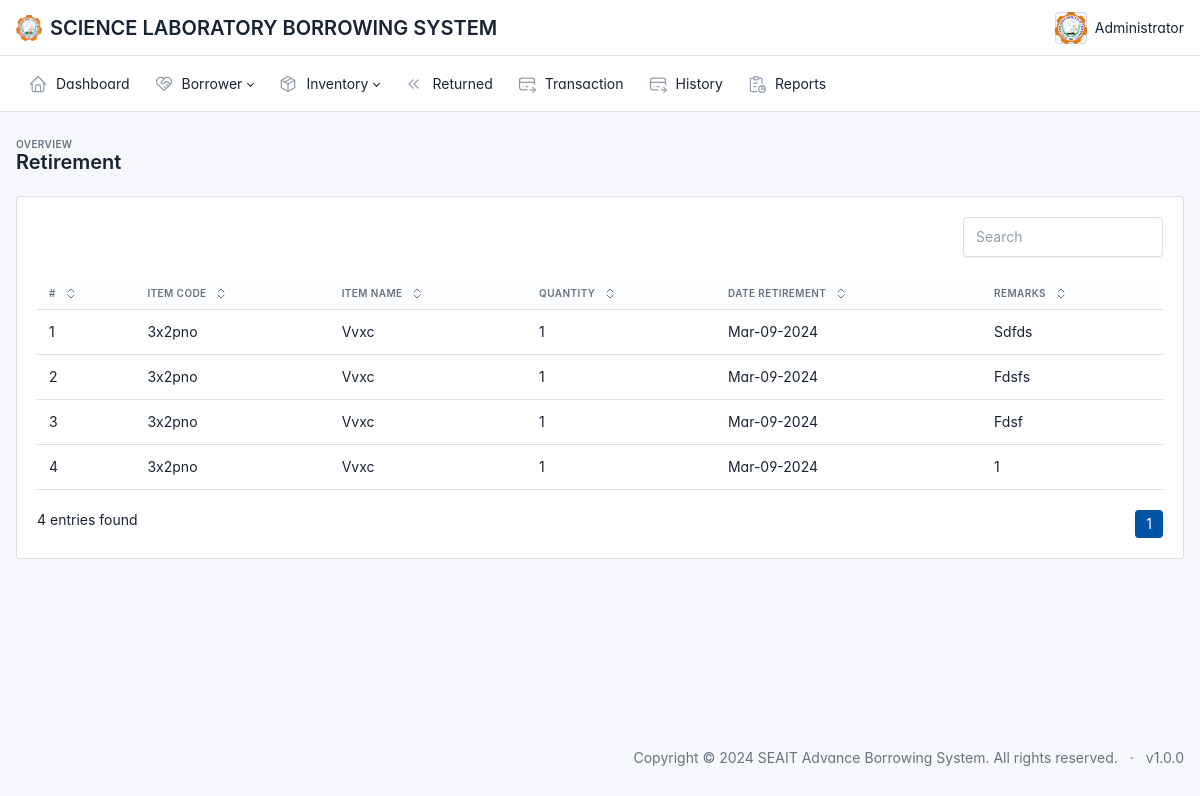
Screenshot of /admin/retirement.php (signed in) with the database file from the repository.
### tables this page shows
CREATE TABLE IF NOT EXISTS `tbl_retirement` (
  `retirement_id` int NOT NULL AUTO_INCREMENT,
  `item_code` varchar(100) NOT NULL,
  `quantity` int NOT NULL,
  `remarks` varchar(500) NOT NULL,
  `date_retirement` datetime NOT NULL DEFAULT CURRENT_TIMESTAMP,
  PRIMARY KEY (`retirement_id`),
  KEY `fk_item_code2` (`item_code`)
);

CREATE TABLE IF NOT EXISTS `tbl_item` (
  `item_code` varchar(100) NOT NULL,
  `item_name` varchar(100) NOT NULL,
  `category_id` int NOT NULL,
  `size_id` int NOT NULL,
  `quantity` int NOT NULL DEFAULT '0',
  `status` int NOT NULL,
  `description` varchar(100) NOT NULL,
  `img_path` varchar(100) NOT NULL,
  `date_created` datetime NOT NULL DEFAULT CURRENT_TIMESTAMP,
  PRIMARY KEY (`item_code`),
  KEY `fk_category_id` (`category_id`),
  KEY `fk_size_id` (`size_id`)
);

### admin/retirement.php (the view, shortened to what this page needs)
<?php include '../connection.php';
?>
<!doctype html>
<html lang="en">
<?php include '../components/head.php' ?>
<body class=" layout-fluid">
  <div class="page">
    <?php include '../components/navbaradmin.php' ?>
    <?php include '../components/sidebar.php' ?>
    <div class="page-wrapper">
      <div class="page-header d-print-none">
        <div class="container-xl">
          <div class="row g-2 align-items-center">
            <div class="col">
              <div class="page-pretitle">
                Overview
              </div>
              <h2 class="page-title">
                Retirement
              </h2>
            </div>
          </div>
        </div>
      </div>
      <div class="page-body">
        <div class="container-xl">
          <div class="card">
            <div class="card-body">
              <div id="listjs">
                <div class="d-flex align-items-center justify-content-between">
                  <div class="flex-shrink-0">
                    <input class="form-control listjs-search" id="search-input" placeholder="Search" style="max-width: 200px;" />
                  </div>
                </div>
                <br>
                <div id="table-default" class="table-responsive">
                  <table class="table" id="tables">
                    <thead>
                      <tr>
                        <th>
                          <button class="table-sort" data-sort="sort-id">
                            #
                          </button>
                        </th>
                        <th>
                          <button class="table-sort" data-sort="sort-category">
                            Item Code
                          </button>
                        </th>
                        <th>
                          <button class="table-sort" data-sort="sort-category">
                            Item Name
                          </button>
                        </th>
                        <th>
                          <button class="table-sort" data-sort="sort-category">
                            Quantity
                          </button>
                        </th>
                        <th>
                          <button class="table-sort" data-sort="sort-category">
                            Date Retirement
                          </button>
                        </th>
                        <th>
                          <button class="table-sort" data-sort="sort-category">
                            Remarks
                          </button>
                        </th>
                      </tr>
                    </thead>
                    <tbody class="table-tbody">
                      <?php
                      $sql = "SELECT
                      a.item_code,
                      b.item_name,
                      a.quantity,
                      a.remarks,
                      a.date_retirement
                  FROM
                      tbl_retirement a
                  LEFT JOIN tbl_item b ON
                      a.item_code = b.item_code
                  ORDER BY
                      a.date_retirement
                  DESC";
                      $rs = $conn->query($sql);
                      $i = 1;
                      foreach ($rs as $row) { ?>
                        <tr>
                          <td class="sort-id"><?php echo $i++ ?></td>
                          <td class="sort-category text-capitalize"><?php echo $row['item_code'] ?></td>
                          <td class="sort-category text-capitalize"><?php echo $row['item_name'] ?></td>
                          <td class="sort-category text-capitalize"><?php echo $row['quantity'] ?></td>
                          <td class="sort-category text-capitalize"><?php echo date('M-d-Y', strtotime($row['date_retirement'])); ?></td>
                          <td class="sort-category text-capitalize"><?php echo $row['remarks'] ?></td>
                        </tr>
                      <?php } ?>
                    </tbody>
                  </table>
                  <br>
                  <div class="btn-toolbar">
                    <p class="mb-0" id="listjs-showing-items-label">Showing 0 items</p>
                    <ul class="pagination ms-auto mb-0"></ul>
                  </div>
                </div>
              </div>
            </div>
          </div>
        </div>
      </div>
      <?php include '../components/footer.php' ?>
    </div>
  </div>
</body>
</html>

### components/head.php (style rules this page uses)
:root { --tblr-font-sans-serif: 'Inter Var', -apple-system, BlinkMacSystemFont, San Francisco, Segoe UI, Roboto, Helvetica Neue, sans-serif; }
body { font-feature-settings: "cv03", "cv04", "cv11"; }

### rows the page displays
tbl_retirement: item_code "3x2pno", item_code.item_name "Vvxc", quantity "1", date_retirement "Mar-09-2024", remarks "Sdfds"
tbl_retirement: item_code "3x2pno", item_code.item_name "Vvxc", quantity "1", date_retirement "Mar-09-2024", remarks "Fdsfs"
tbl_retirement: item_code "3x2pno", item_code.item_name "Vvxc", quantity "1", date_retirement "Mar-09-2024", remarks "Fdsf"
tbl_retirement: item_code "3x2pno", item_code.item_name "Vvxc", quantity "1", date_retirement "Mar-09-2024", remarks "1"
